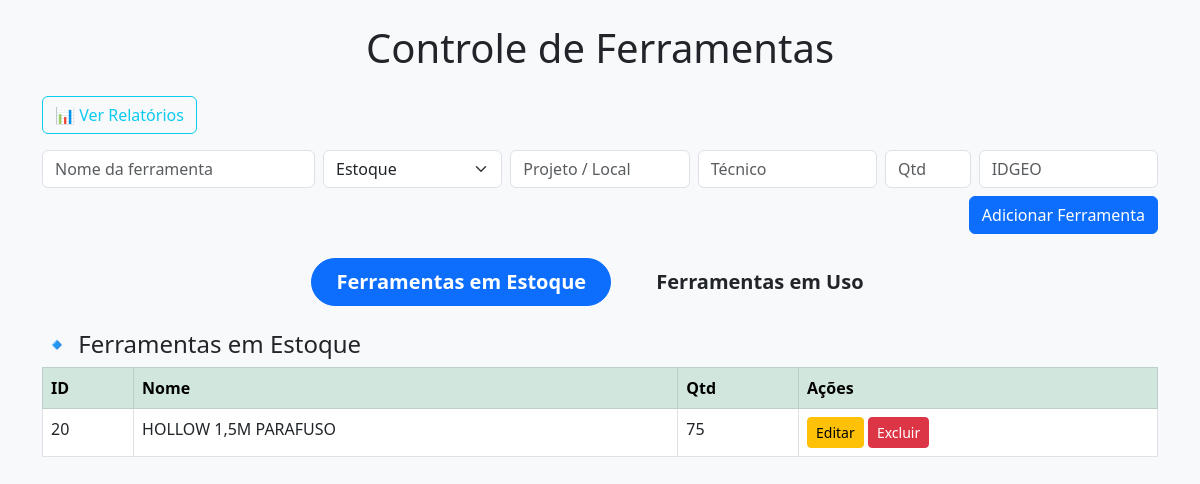
Before: / with the older database file.
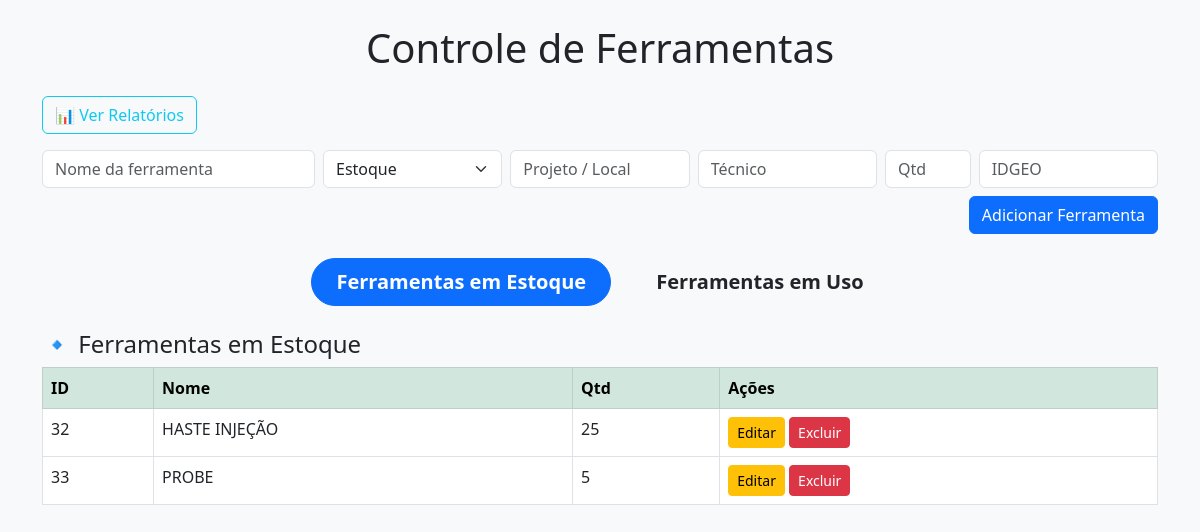
After: the same page with the newer database file.
### tables this page shows
CREATE TABLE ferramentas (
    id INTEGER PRIMARY KEY AUTOINCREMENT,
    nome TEXT NOT NULL,
    status TEXT NOT NULL,
    local TEXT NOT NULL,
    tecnico TEXT,
    quantidade INTEGER NOT NULL,
    idgeo TEXT
);

### app.py (the view)
@app.route('/')
def index():
    conn = get_db_connection()
    ferramentas_estoque = conn.execute('SELECT * FROM ferramentas WHERE status = "estoque"').fetchall()
    ferramentas_uso = conn.execute('SELECT * FROM ferramentas WHERE status = "uso"').fetchall()
    conn.close()
    return render_template('index.html', ferramentas_estoque=ferramentas_estoque, ferramentas_uso=ferramentas_uso)

### app.py (called while the page is built)
def get_db_connection():
    conn = sqlite3.connect('ferramentas.db')
    conn.row_factory = sqlite3.Row
    return conn

### templates/index.html (shortened to what this page needs)
<!DOCTYPE html>
<html lang="pt-br">
<head>
    <link href="https://cdn.jsdelivr.net/npm/bootstrap@5.3.0/dist/css/bootstrap.min.css" rel="stylesheet">
</head>
<body class="p-4 bg-light">
    <div class="container">
        <h1 class="mb-4 text-center">Controle de Ferramentas</h1>
             <div class="mb-3">
            <a href="/relatorios" class="btn btn-outline-info">📊 Ver Relatórios</a>
        </div>
        <form method="POST" action="/adicionar" class="row g-2 mb-4">
            <div class="col-md-3">
                <input name="nome" class="form-control" placeholder="Nome da ferramenta" required>
            </div>
            <div class="col-md-2">
                <select name="status" class="form-select" required>
                    <option value="estoque">Estoque</option>
                </select>
            </div>
            <div class="col-md-2">
                <input name="local" class="form-control" placeholder="Projeto / Local" required>
            </div>
            <div class="col-md-2">
                <input name="tecnico" class="form-control" placeholder="Técnico">
            </div>
            <div class="col-md-1">
                <input name="quantidade" type="number" class="form-control" placeholder="Qtd" min="1" required>
            </div>
            <div class="col-md-2">
                <input name="idgeo" class="form-control" placeholder="IDGEO">
            </div>
            <div class="col-md-12 text-end mt-2">
                <button class="btn btn-primary">Adicionar Ferramenta</button>
            </div>
        </form>
        <div class="text-center mb-4">
            <button id="btnEstoque" class="btn btn-primary btn-lg px-4 py-2 mx-2 rounded-pill fw-bold" onclick="mostrarAba('estoque')">
                 Ferramentas em Estoque
            </button>
            <button id="btnUso" class="btn btn-warning btn-lg px-4 py-2 mx-2 rounded-pill fw-bold" onclick="mostrarAba('uso')">
                Ferramentas em Uso
            </button>
        </div>
        <div id="estoque">
            <h4>🔹 Ferramentas em Estoque</h4>
            <table class="table table-bordered table-hover">
                <thead class="table-success">
                    <tr>
                        <th>ID</th>
                        <th>Nome</th>
                        <th>Qtd</th>
                        <th>Ações</th>
                    </tr>
                </thead>
                <tbody>
                    {% for ferramenta in ferramentas_estoque %}
                    <tr>
                        <td>{{ ferramenta.id }}</td>
                        <td>{{ ferramenta.nome }}</td>
                        <td>{{ ferramenta.quantidade }}</td>
                        <td>
                            <a href="/editar/{{ ferramenta.id }}" class="btn btn-warning btn-sm">Editar</a>
                            <a href="/deletar/{{ ferramenta.id }}" class="btn btn-danger btn-sm">Excluir</a>
                        </td>
                    </tr>
                    {% endfor %}
                </tbody>
            </table>
        </div>
    </div>
</body>
</html>

Changed rows visible on the page:
removed ferramentas: id "20", nome "HOLLOW 1,5M PARAFUSO", quantidade "75"
added ferramentas: id "32", nome "HASTE INJEÇÃO", quantidade "25"
added ferramentas: id "33", nome "PROBE", quantidade "5"
